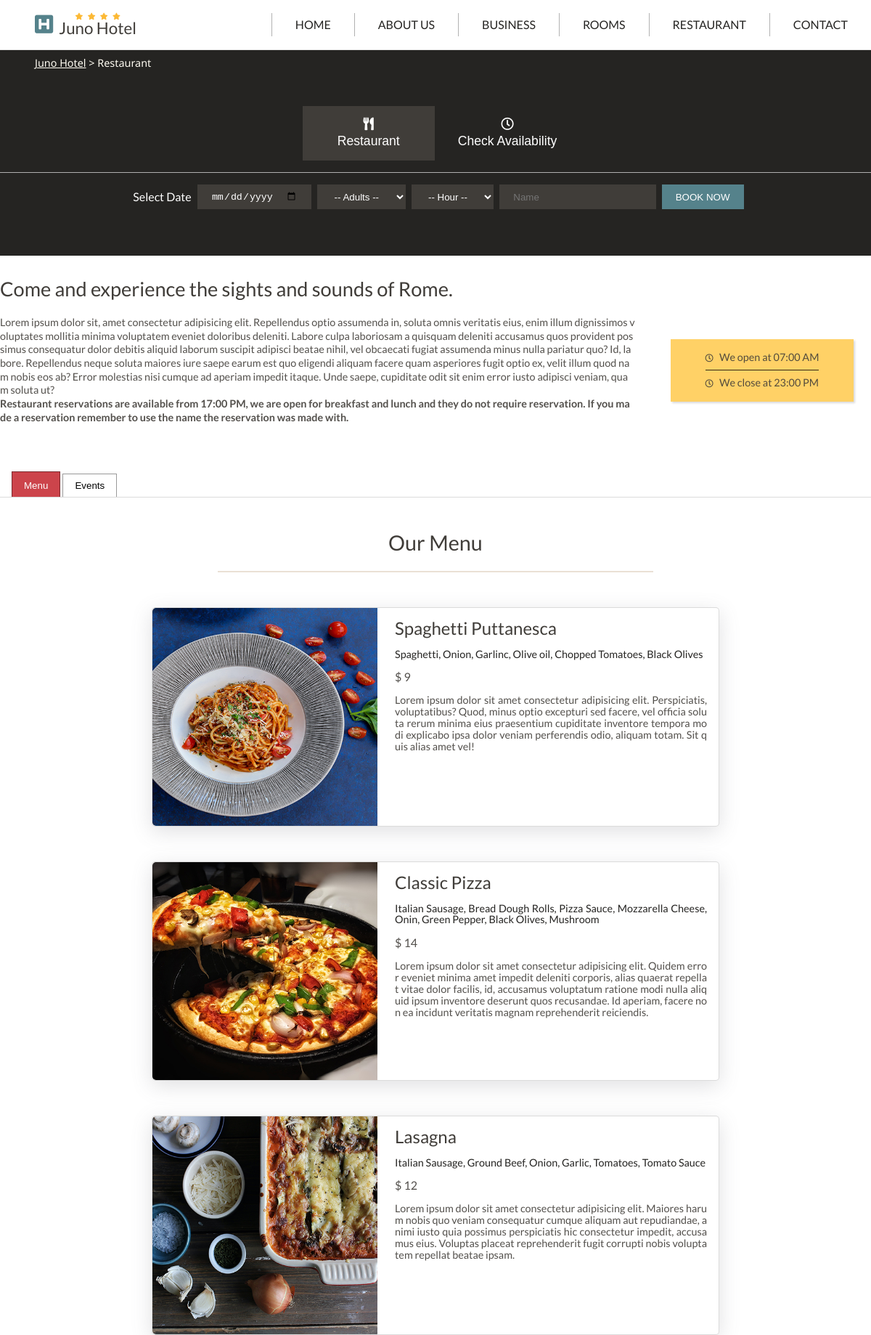
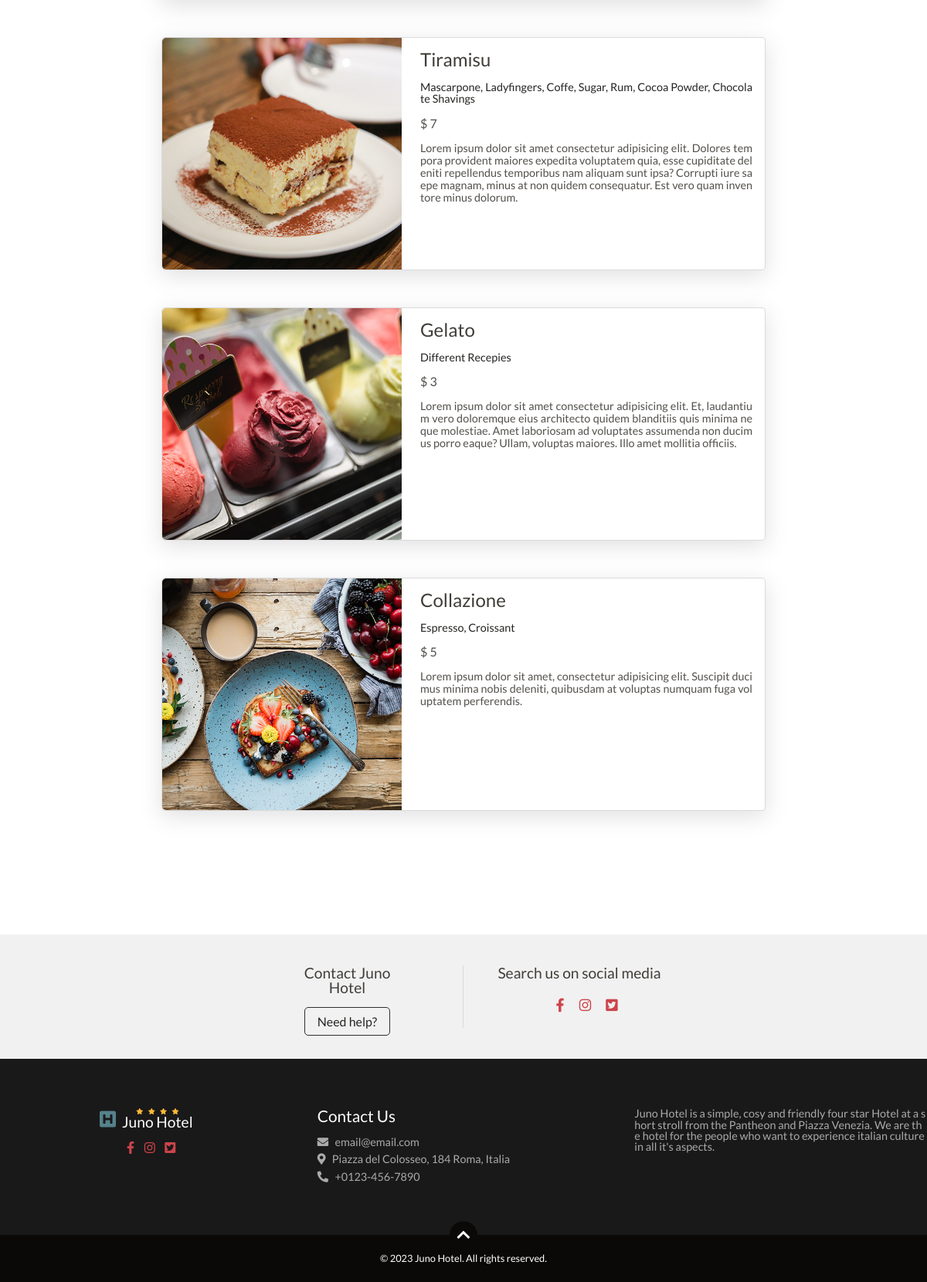
The page /home/restaurant on the database its author committed (2 pictures, top to bottom).
### tables this page shows
CREATE TABLE `menu` (
  `id` int(11) NOT NULL,
  `name` varchar(30) NOT NULL,
  `ingredients` varchar(256) NOT NULL,
  `price` int(5) NOT NULL,
  `description` text NOT NULL,
  `img` varchar(256) DEFAULT NULL
);

### app/controllers/Home.php (called while the page is built, shortened)
<?php
class Home extends Controller
{
    public function __construct()
    {
        $this->homeModel = $this->model("Landing");
    }
    public function restaurant()
    {
        $menuResaults = $this->homeModel->getMenu();
        $eventsResaults = $this->homeModel->getEvents();
        $data = [
            "menuItems" => $menuResaults,
            "eventsItems" => $eventsResaults,
            "name" => "",
            "date" => "",
            "ppl" => "",
            "hour" => "",
            "checkDay" => "",
            "checkHour" => "",
            "restMessage" => "",
            "restMessageSuccess" => ""
        ];
        $this->view("hotel/pages/restaurant", $data);
    }
}

### app/libraries/Core.php (called while the page is built, shortened)
<?php
class Core
{
    protected $currentMethod = "index";
    public function __construct()
    {
        $url = $this->getUrl();
        if (file_exists("../app/controllers/" . ucwords($url[0]) . ".php")) {
            unset($url[0]);
        } else {
            header("Location:" . URLROOT . "/home");
        }
        $this->currentController = new $this->currentController;
        if (isset($url[1])) {
            if (method_exists($this->currentController, $url[1])) {
                $this->currentMethod = $url[1];
                unset($url[1]);
            }
        }
        $this->parameters = $url ? array_values($url) : [];
        call_user_func_array([$this->currentController, $this->currentMethod], $this->parameters);
    }
    public function getUrl()
    {
        if (isset($_GET['url'])) {
            $url = rtrim($_GET['url'], '/');
            $url = filter_var($url, FILTER_SANITIZE_URL);
            $url = explode('/', $url);
            return $url;
        }
    }
}

### app/require.php (called while the page is built, shortened)
<?php
require_once "libraries/Core.php";
require_once "libraries/Controller.php";
require_once "libraries/Database.php";
$init = new Core();

### public/index.php (called while the page is built)
<?php
require_once "../app/require.php";

### app/libraries/Database.php (called while the page is built, shortened)
<?php
class Database
{
    private $dbHost = DB_HOST;
    private $dbUser = DB_USER;
    private $dbPass = DB_PASS;
    private $dbName = DB_NAME;
    private $statement;
    private $connection;
    public function __construct()
    {
        $conn = 'mysql:host=' . $this->dbHost . ';dbname=' . $this->dbName;
        $options = [
            PDO::ATTR_PERSISTENT => TRUE,
            PDO::ERR_NONE => PDO::ERRMODE_EXCEPTION
        ];
        try {
            $this->connection = new PDO($conn, $this->dbUser, $this->dbPass, $options);
        } catch (PDOException $e) {
            $this->error = $e->getMessage();
            echo $this->error;
        }
    }
    public function query($sql)
    {
        $this->statement = $this->connection->prepare($sql);
    }
    public function execute()
    {
        return $this->statement->execute();
    }
    public function getMultipleResults()
    {
        $this->execute();
        return $this->statement->fetchAll(PDO::FETCH_OBJ);
    }
}

### app/models/Landing.php (called while the page is built, shortened)
<?php
class Landing
{
    private $db;
    public function __construct()
    {
        $this->db = new Database();
    }
    public function getMenu()
    {
        $this->db->query("SELECT * FROM menu");
        $resaults = $this->db->getMultipleResults();
        return $resaults;
    }
    public function getEvents()
    {
        $this->db->query("SELECT * FROM restaurantevents");
        $resaults = $this->db->getMultipleResults();
        return $resaults;
    }
}

### app/views/hotel/pages/restaurant.php (the view, shortened to what this page needs)
<?php
require_once APPROOT . "/views/hotel/includes/header.php";
require_once APPROOT . "/views/hotel/includes/navbar.php";
?>
<div class="location-message">
    <h1><span>Juno Hotel</span> > Restaurant</h1>
</div>
<div class="big-lebowski">
    <section class="booking-container" style="margin-bottom: 0;">
        <div class="booking">
            <div class="bookings-btns">
                <button class="booking-btn active-booking-btn" data-opens="restaurant"><i class="fas fa-utensils"></i> Restaurant</button>
                <button class="booking-btn" data-opens="check"><i class="far fa-clock"></i> Check Availability</button>
            </div>
            <div class="booking-form-container active-form">
                <form action="<?php echo URLROOT; ?>/home/restaurant" method="POST" class="form" name="restBook" onsubmit="return restBookValidate()">
                    <div class="form-group">
                        <label>Select Date</label>
                        <input type="date" name="date">
                    </div>
                    <select name="adults">
                        <option value="null">-- Adults --</option>
                    </select>
                    <select name="time">
                        <option value="null">-- Hour --</option>
                    </select>
                    <input type="text" name="clientName" placeholder="Name">
                    <input type="submit" name="bookRestaurant" value="Book Now">
                </form>
            </div>
        </div>
    </section>
    <div class="small-desc" id="home">
        <h2 class="title">Come and experience the sights and sounds of Rome.</h2>
        <div class="small-desc-text">
            <p>Lorem ipsum dolor sit, amet consectetur adipisicing elit. Repellendus optio assumenda in, soluta omnis veritatis eius, enim illum dignissimos voluptates mollitia minima voluptatem eveniet doloribus deleniti. Labore culpa laboriosam a quisquam deleniti accusamus quos provident possimus consequatur dolor debitis aliquid laborum suscipit adipisci beatae nihil, vel obcaecati fugiat assumenda minus nulla pariatur quo? Id, labore. Repellendus neque soluta maiores iure saepe earum est quo eligendi aliquam facere quam asperiores fugit optio ex, velit illum quod nam nobis eos ab? Error molestias nisi cumque ad aperiam impedit itaque. Unde saepe, cupiditate odit sit enim error iusto adipisci veniam, quam soluta ut? <br><span class="condition-bold">Restaurant reservations are available from 17:00 PM, we are open for breakfast and lunch and they do not require reservation. If you made a reservation remember to use the name the reservation was made with.</span></p>
            <div class="small-desc-checkin">
                <p><i class="far fa-clock"></i> &nbsp; We open at 07:00 AM</p>
                <p><i class="far fa-clock"></i> &nbsp; We close at 23:00 PM</p>
            </div>
        </div>
    </div>
    <div class="rooms-list">
        <div class="restaurant-btns">
            <button data-opens="menu" class="restBtn">Menu</button>
            <button data-opens="events" class="restBtn">Events</button>
        </div>
        <div class="restaurant-container">
            <div class="menu restTab">
                <h1 class="title title-afterline-30">Our Menu</h1>
                <?php foreach ($data['menuItems'] as $menu) : ?>
                    <div class="menu-list-card">
                        <div class="menu-item">
                            <img src="<?php echo URLROOT . "/images/" . $menu->img; ?>" alt="Menu Image">
                            <div class="menu-item-text">
                                <h1><?php echo $menu->name; ?></h1>
                                <div class="menu-details">
                                    <h2><?php echo $menu->ingredients; ?></h2>
                                </div>
                                <h2 class="menu-item-price">$ <?php echo $menu->price; ?></h2>
                                <h2><?php echo $menu->description; ?></h2>
                            </div>
                        </div>
                    </div>
                <?php endforeach; ?>
            </div>
        </div>
    </div>
</div>
<?php
require_once APPROOT . "/views/hotel/includes/contact.php";
require_once APPROOT . "/views/hotel/includes/footer.php";
?>

### app/libraries/Controller.php (shortened to what this page needs)
<?php
class Controller
{
    public function view($view, $data = [])
    {
        if (file_exists("../app/views/" . $view . ".php")) {
            require_once "../app/views/" . $view . ".php";
        } else {
            die("No such view exists.");
        }
    }
}

### app/views/hotel/includes/header.php (shortened to what this page needs)
<!DOCTYPE html>
<html lang="en" dir="ltr">
<head>
    <link rel="stylesheet" href="<?php echo URLROOT ?>/public/css/reset.css">
    <link rel="stylesheet" href="<?php echo URLROOT ?>/public/css/hotel.css">
    <link rel="stylesheet" href="https://cdnjs.cloudflare.com/ajax/libs/font-awesome/5.15.3/css/all.min.css" />
</head>
<body>

### app/views/hotel/includes/navbar.php (shortened to what this page needs)
<div class="navbar-container">
    <div class="navbar">
        <div class="logo">
            <h1 class="logo-icon"><i class="fas fa-h-square"></i></h1>
            <div class="logo-name-star">
                <h1 class="stars"><i class="fas fa-star"></i><i class="fas fa-star"></i><i class="fas fa-star"></i><i class="fas fa-star"></i></h1>
                <h1>Juno Hotel</h1>
            </div>
        </div>
        <ul class="nav-list" id="menu">
            <li class="nav-item">
                <a href="<?php echo URLROOT . '/home' ?>" class="nav-link">Home</a>
            </li>
            <li class="nav-item">
                <a href="<?php echo URLROOT . '/home/about' ?>" class="nav-link" data-page='about'>About Us</a>
            </li>
            <li class="nav-item">
                <a href="<?php echo URLROOT . '/home/business' ?>" class="nav-link" data-page='business'>Business</a>
            </li>
            <li class="nav-item">
                <a href="<?php echo URLROOT . '/home/rooms' ?>" class="nav-link" data-page='rooms'>Rooms</a>
            </li>
            <li class="nav-item">
                <a href="<?php echo URLROOT . '/home/restaurant' ?>" class="nav-link" data-page='restaurant'>Restaurant</a>
            </li>
            <li class="nav-item">
                <a href="<?php echo URLROOT . '/home/contact' ?>" class="nav-link" data-page='contact'>Contact</a>
            </li>
        </ul>
    </div>
</div>

### app/views/hotel/includes/contact.php (shortened to what this page needs)
<div class="contact-area">
    <div class="contact-area-wrapper">
        <div class="contact-shortcut">
            <h3>Contact Juno</h3>
            <h3>Hotel</h3>
            <a href="<?php echo URLROOT; ?>/home/contact">Need help?</a>
        </div>
        <div class="social-media">
            <h3>Search us on social media</h3>
            <div class="scoial-media-icons">
                <a href="https://www.youtube.com/watch?v=dQw4w9WgXcQ"><i class="fab fa-facebook-f"></i></a>
                <a href="https://www.youtube.com/watch?v=dQw4w9WgXcQ"><i class="fab fa-instagram"></i></a>
                <a href="https://www.youtube.com/watch?v=dQw4w9WgXcQ"><i class="fab fa-twitter-square"></i></a>
            </div>
        </div>
    </div>
</div>

### app/views/hotel/includes/footer.php (shortened to what this page needs)
<section class="footer-container">
    <div class="footer">
        <div class="footer-wrapper">
            <div class="footer-group">
                <div class="footer-logo">
                    <h1 class="footer-logo-icon"><i class="fas fa-h-square"></i></h1>
                    <div class="footer-logo-name-star">
                        <h1 class="footer-stars"><i class="fas fa-star"></i><i class="fas fa-star"></i><i class="fas fa-star"></i><i class="fas fa-star"></i></h1>
                        <h1>Juno Hotel</h1>
                    </div>
                </div>
                <div class="footer-icons">
                    <a href="https://www.youtube.com/watch?v=dQw4w9WgXcQ"><i class="fab fa-facebook-f"></i></a>
                    <a href="https://www.youtube.com/watch?v=dQw4w9WgXcQ"><i class="fab fa-instagram"></i></a>
                    <a href="https://www.youtube.com/watch?v=dQw4w9WgXcQ"><i class="fab fa-twitter-square"></i></a>
                </div>
            </div>
            <div class="footer-group">
                <h2 class="footer-subtitle">Contact Us</h2>
                <p><i class="fas fa-envelope"></i> &nbsp; email@email.com</p>
                <p><i class="fas fa-map-marker-alt"></i> &nbsp; Piazza del Colosseo, 184 Roma, Italia</p>
                <p><i class="fas fa-phone-alt"></i> &nbsp; +0123-456-7890</p>
            </div>
            <div class="footer-group">
                <h2 class="footer-desc">Juno Hotel is a simple, cosy and friendly four star Hotel at a short stroll from the Pantheon and Piazza Venezia. We are the hotel for the people who want to experience italian culture in all it's aspects.</h2>
            </div>
        </div>
    </div>
</section>
<div class="copywrite-container">
    <a id="scrollToTop" href="#"><i class="fas fa-chevron-up"></i></a>
    <div class="footer">
        <p class="ending">&copy; <?php echo date('Y'); ?> Juno Hotel. All rights reserved.</p>
    </div>
</div>
</body>
</html>

### rows shown on the page
menu: img (picture), name "Spaghetti Puttanesca", ingredients "Spaghetti, Onion, Garlinc, Olive oil, Chopped Tomatoes, Black Olives", price "9", description "Lorem ipsum dolor sit amet consectetur adipisicing elit. Perspiciatis, voluptatibus? Quod, minus optio excepturi sed facere, vel officia soluta rerum minima eius praesentium cupiditate inventore tempora modi explicabo ipsa dolor veniam perferendis odio, aliquam totam. Sit quis alias amet vel!"
menu: img (picture), name "Classic Pizza", ingredients "Italian Sausage, Bread Dough Rolls, Pizza Sauce, Mozzarella Cheese, Onin, Green Pepper, Black Olives, Mushroom", price "14", description "Lorem ipsum dolor sit amet consectetur adipisicing elit. Quidem error eveniet minima amet impedit deleniti corporis, alias quaerat repellat vitae dolor facilis, id, accusamus voluptatum ratione modi nulla aliquid ipsum inventore deserunt quos recusandae. Id aperiam, facere non ea incidunt veritatis magnam reprehenderit reiciendis."
menu: img (picture), name "Lasagna", ingredients "Italian Sausage, Ground Beef, Onion, Garlic, Tomatoes, Tomato Sauce", price "12", description "Lorem ipsum dolor sit amet consectetur adipisicing elit. Maiores harum nobis quo veniam consequatur cumque aliquam aut repudiandae, animi iusto quia possimus perspiciatis hic consectetur impedit, accusamus eius. Voluptas placeat reprehenderit fugit corrupti nobis voluptatem repellat beatae ipsam."
menu: img (picture), name "Tiramisu", ingredients "Mascarpone, Ladyfingers, Coffe, Sugar, Rum, Cocoa Powder, Chocolate Shavings", price "7", description "Lorem ipsum dolor sit amet consectetur adipisicing elit. Dolores tempora provident maiores expedita voluptatem quia, esse cupiditate deleniti repellendus temporibus nam aliquam sunt ipsa? Corrupti iure saepe magnam, minus at non quidem consequatur. Est vero quam inventore minus dolorum."
menu: img (picture), name "Gelato", ingredients "Different Recepies", price "3", description "Lorem ipsum dolor sit amet consectetur adipisicing elit. Et, laudantium vero doloremque eius architecto quidem blanditiis quis minima neque molestiae. Amet laboriosam ad voluptates assumenda non ducimus porro eaque? Ullam, voluptas maiores. Illo amet mollitia officiis."
menu: img (picture), name "Collazione", ingredients "Espresso, Croissant", price "5", description "Lorem ipsum dolor sit amet, consectetur adipisicing elit. Suscipit ducimus minima nobis deleniti, quibusdam at voluptas numquam fuga voluptatem perferendis."
